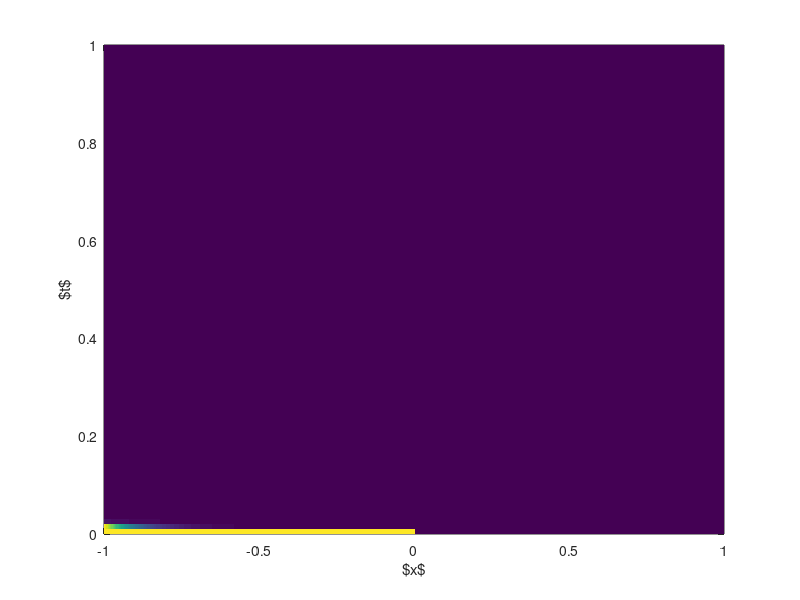

MATLAB code to generate this figure:
% Problem 1

clear all
close all
clc

x = linspace( -1, 1, 500 );
t = linspace( 0, 1, 100 );

[x, t] = meshgrid( x, t );

phi = exp( -x./sqrt(t) );
pcolor( x, t, phi );
shading flat;
xlabel( '$x$' );
ylabel( '$t$' );